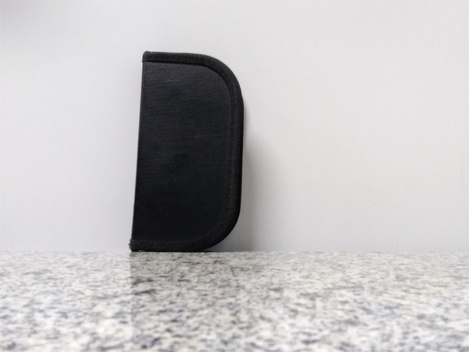
#> input picture atividade02/imagens/Img_C_01.jpg, 469 x 352 px, shrunk from 900 x 675 before the run
$ python move_detection.py
#> lines starting #> are read from the running program, lines starting #| are printed output that depends on the picture
import cv2
import numpy as np
import matplotlib.pyplot as plt

def histograma(img, dimensoes):
    altura = dimensoes[0]
    largura = dimensoes[1]

    hist_img = list(0 for i in range(255+1))

    for i in range(altura):
        for k in range(largura):
            hist_img[img[i, k]] += 1
    return hist_img

def realce(img, dimensoes):
    altura = dimensoes[0]
    largura = dimensoes[1]

    for i in range(altura):
        for k in range(largura):
            if img[i, k] >= 90:
                img[i, k] = 255
    return img

def colorir_diff(img1, img2, img_alvo, dimensoes):
    altura = dimensoes[0]
    largura = dimensoes[1]

    for i in range(altura):
        for k in range(largura):
            if(img2[i, k] == 255 and img1[i, k] <= 90):
                img_alvo[i, k, 0] = 0
                img_alvo[i, k, 1] = 0
                img_alvo[i, k, 2] = 255


img_B_01 = cv2.imread('imagens/Img_C_01.jpg', 0)
#> img_B_01: shape (352, 469); min 1, max 253, mean 192.8
img_B_02 = cv2.imread('imagens/Img_C_02.jpg', 0)
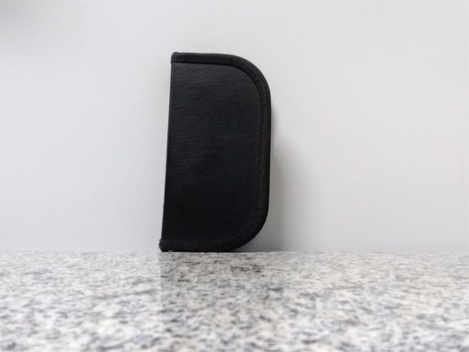
#> input picture atividade02/imagens/Img_C_02.jpg, 469 x 352 px, shrunk from 900 x 675 before the run
#> img_B_02: shape (352, 469); min 0, max 254, mean 190.7
img_B_02_color = cv2.imread('imagens/Img_C_02.jpg')
#> img_B_02_color is the input picture: shape (352, 469, 3); mean B, G, R 192, 190.1, 191.2
dimensoes = img_B_01.shape
#> dimensoes = (352, 469)

hist = histograma(img_B_01, dimensoes)
#> hist = 256 values, max 13913 at index 228, min 0 at index 0, mean 644.9

plt.plot(hist)
plt.title("Histograma Img_C_01.jpg em gray scale")
plt.show()
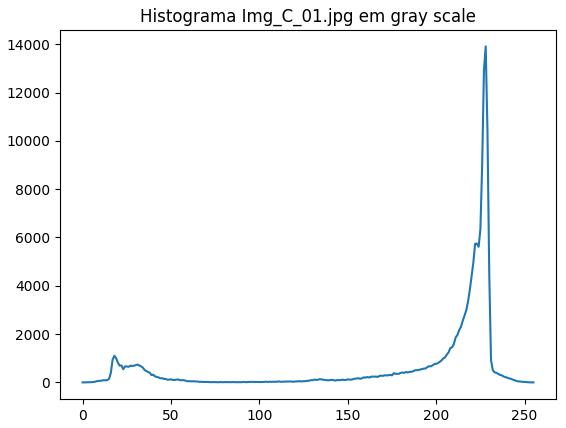
#> figure drawn by matplotlib, 1 panel; curve peaks at x = 228, y = 13913

hist = histograma(img_B_02, dimensoes)
#> hist = 256 values, max 14091 at index 225, min 0 at index 1, mean 644.9

plt.plot(hist)
plt.title("Histograma Img_C_02 em gray scale.jpg")
plt.show()
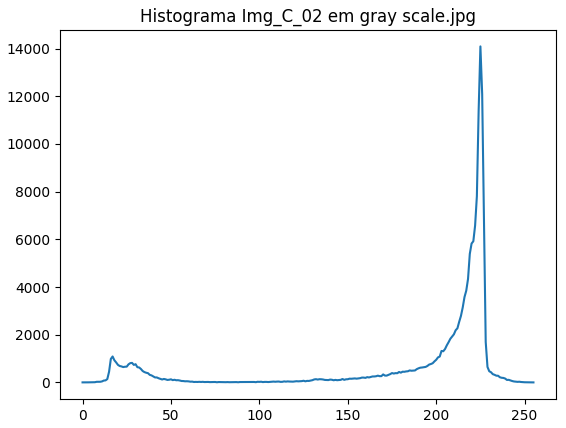
#> figure drawn by matplotlib, 1 panel; curve peaks at x = 225, y = 14091

img_B_01_realcada = realce(img_B_01, dimensoes)
#> after the loop in realce, `for i in range(altura):`:
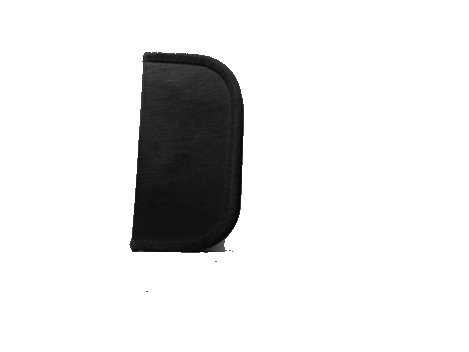
#> img: shape (352, 469); min 1, max 255, mean 227.8
img_B_02_realcada =  realce(img_B_02, dimensoes)
#> call 2 of realce, with dimensoes = (352, 469)
#> after the loop in realce (call 2), `for i in range(altura):`:
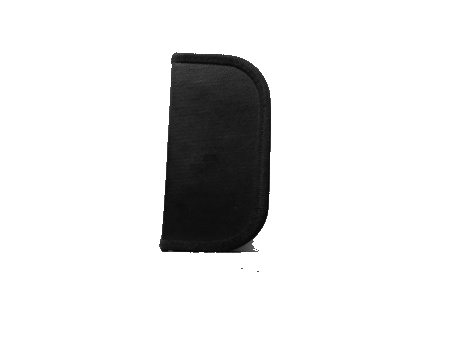
#> img: shape (352, 469); min 0, max 255, mean 228

colorir_diff(img_B_01_realcada, img_B_02_realcada, img_B_02_color, dimensoes)
#> after the loop in colorir_diff, `for i in range(altura):`:
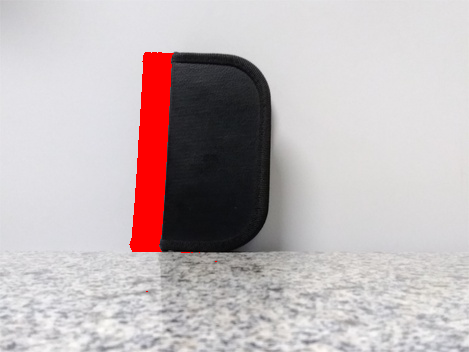
#> img_alvo: shape (352, 469, 3); mean B, G, R 184.6, 182.8, 192.9

cv2.imshow('Movimento', img_B_02_color)
cv2.imwrite('imagens/img_result_mov.jpg', img_B_02_color)
cv2.imwrite('imagens/img_C_01_grayscale.jpg', img_B_01)
cv2.imwrite('imagens/img_C_02_grayscale.jpg', img_B_02)
cv2.waitKey()
